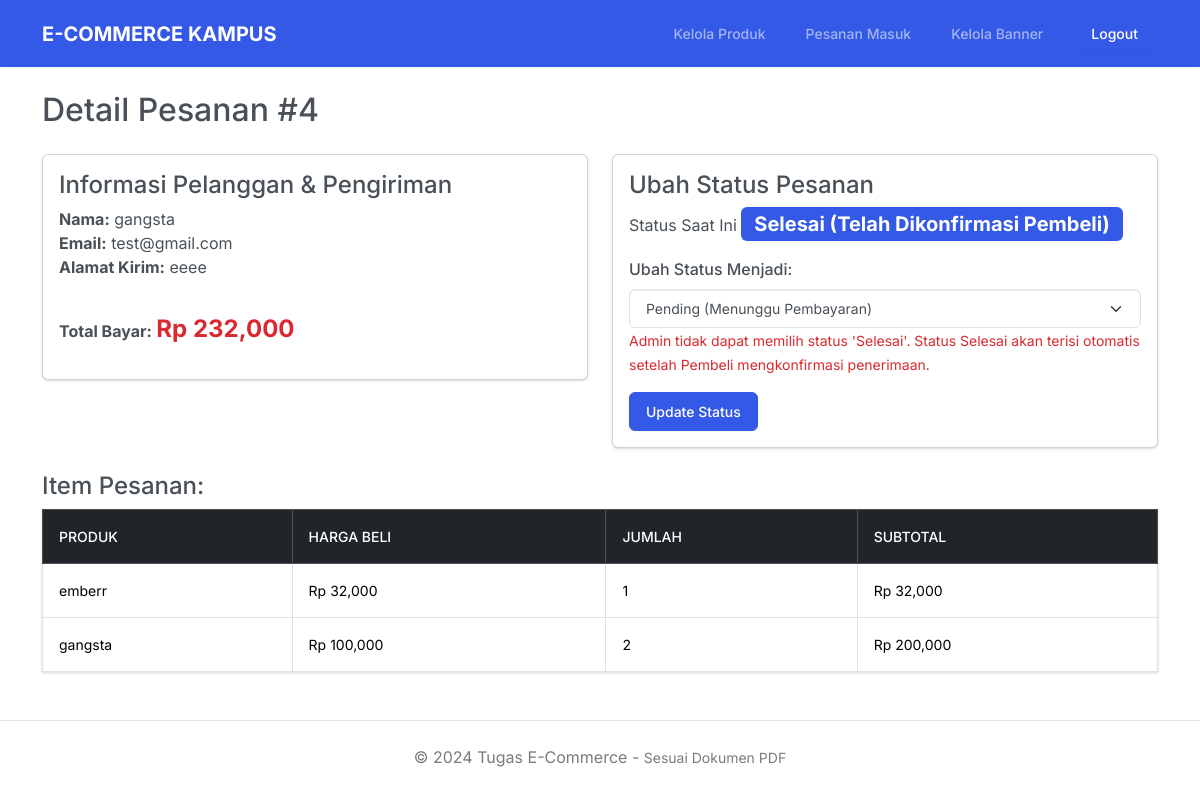
Screenshot of /toko_online/detail_order_admin.php?id=4 (signed in) with the database file from the repository.
### tables this page shows
CREATE TABLE `orders` (
  `id` int(11) NOT NULL,
  `user_id` int(11) DEFAULT NULL,
  `total_amount` decimal(10,2) NOT NULL,
  `status` enum('pending','paid','shipped','completed','cancelled') DEFAULT 'pending',
  `shipping_address` text DEFAULT NULL,
  `created_at` timestamp NOT NULL DEFAULT current_timestamp()
);

CREATE TABLE `users` (
  `id` int(11) NOT NULL,
  `name` varchar(100) NOT NULL,
  `email` varchar(100) NOT NULL,
  `password_hash` varchar(255) NOT NULL,
  `phone` varchar(20) DEFAULT NULL,
  `address` text DEFAULT NULL,
  `role` enum('admin','user') DEFAULT 'user',
  `created_at` timestamp NOT NULL DEFAULT current_timestamp()
);

CREATE TABLE `order_items` (
  `id` int(11) NOT NULL,
  `order_id` int(11) DEFAULT NULL,
  `product_id` int(11) DEFAULT NULL,
  `quantity` int(11) NOT NULL,
  `price` decimal(10,2) NOT NULL
);

CREATE TABLE `products` (
  `id` int(11) NOT NULL,
  `category_id` int(11) DEFAULT NULL,
  `name` varchar(100) NOT NULL,
  `price` decimal(10,2) NOT NULL,
  `stock` int(11) NOT NULL,
  `description` text DEFAULT NULL,
  `image` varchar(255) DEFAULT NULL
);

### toko_online/detail_order_admin.php (the view, shortened to what this page needs)
<?php include 'koneksi.php'; include 'header.php';
$id_order = $_GET['id'];
$order = mysqli_fetch_assoc(mysqli_query($conn, "SELECT o.*, u.name as user_name, u.email
                                                 FROM orders o JOIN users u ON o.user_id = u.id
                                                 WHERE o.id='$id_order'"));
?>
<h2 class="mb-4">Detail Pesanan #<?= $order['id'] ?></h2>
<div class="row">
    <div class="col-md-6">
        <div class="card p-3 mb-4">
            <h4>Informasi Pelanggan & Pengiriman</h4>
            <p><strong>Nama:</strong> <?= $order['user_name'] ?><br>
               <strong>Email:</strong> <?= $order['email'] ?><br>
               <strong>Alamat Kirim:</strong> <?= nl2br($order['shipping_address']) ?></p>
            <p class="mt-3"><strong>Total Bayar:</strong> <span class="text-danger fw-bold fs-4">Rp <?= number_format($order['total_amount']) ?></span></p>
        </div>
    </div>
    <div class="col-md-6">
<div class="card p-3 mb-4">
    <h4>Ubah Status Pesanan</h4>
    <form method="post">
        <div class="mb-3">
            <label>Status Saat Ini</label>
            <?php
            $current_status_label = ucfirst($order['status']);
            if ($order['status'] == 'completed') {
                $current_status_label = 'Selesai (Telah Dikonfirmasi Pembeli)';
            } else if ($order['status'] == 'shipped') {
                $current_status_label = 'Dikirim (Menunggu Konfirmasi Pembeli)';
            }
            ?>
            <span class="badge bg-primary fs-5"><?= $current_status_label ?></span>
        </div>
        <div class="mb-3">
            <label for="status_baru" class="form-label">Ubah Status Menjadi:</label>
            <select name="status_baru" class="form-select" required>
                <option value="pending" <?= ($order['status'] == 'pending') ? 'selected' : '' ?>>Pending (Menunggu Pembayaran)</option>
            </select>
            <small class="text-danger">Admin tidak dapat memilih status 'Selesai'. Status Selesai akan terisi otomatis setelah Pembeli mengkonfirmasi penerimaan.</small>
        </div>
        <button type="submit" name="update_status" class="btn btn-primary">Update Status</button>
    </form>
</div>
    </div>
</div>
<h4>Item Pesanan:</h4>
<table class="table table-bordered">
    <thead class="table-dark">
        <tr><th>Produk</th><th>Harga Beli</th><th>Jumlah</th><th>Subtotal</th></tr>
    </thead>
    <tbody>
        <?php
        $items = mysqli_query($conn, "SELECT oi.*, p.name as product_name
                                      FROM order_items oi JOIN products p ON oi.product_id = p.id
                                      WHERE oi.order_id='$id_order'");
        while ($item = mysqli_fetch_assoc($items)) {
            echo "<tr>
                <td>{$item['product_name']}</td>
                <td>Rp ".number_format($item['price'])."</td>
                <td>{$item['quantity']}</td>
                <td>Rp ".number_format($item['price'] * $item['quantity'])."</td>
            </tr>";
        }
        ?>
    </tbody>
</table>
<?php include 'footer.php'; ?>

### rows the page displays
orders: id "4", user.name "gangsta", user.email "test@gmail.com", shipping_address "eeee", total_amount "232,000", status "Selesai (Telah Dikonfirmasi Pembeli)"
order_items: product.name "emberr", price "32,000", quantity "1", $item['price'] * $item['quantity'] "32,000"
order_items: product.name "gangsta", price "100,000", quantity "2", $item['price'] * $item['quantity'] "200,000"
